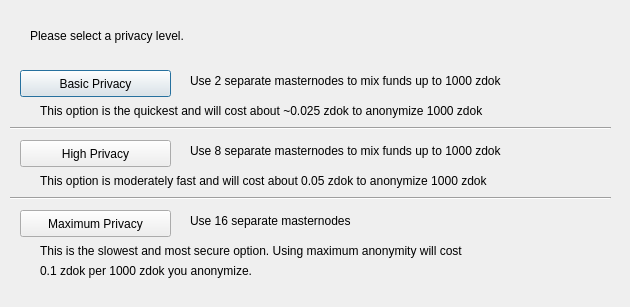
<?xml version="1.0" encoding="UTF-8"?>
<ui version="4.0">
 <class>DarksendConfig</class>
 <widget class="QDialog" name="DarksendConfig">
  <property name="geometry">
   <rect>
    <x>0</x>
    <y>0</y>
    <width>630</width>
    <height>307</height>
   </rect>
  </property>
  <property name="windowTitle">
   <string>Configure PrivateSend</string>
  </property>
  <widget class="QPushButton" name="buttonBasic">
   <property name="geometry">
    <rect>
     <x>20</x>
     <y>70</y>
     <width>151</width>
     <height>27</height>
    </rect>
   </property>
   <property name="text">
    <string>Basic Privacy</string>
   </property>
  </widget>
  <widget class="QPushButton" name="buttonHigh">
   <property name="geometry">
    <rect>
     <x>20</x>
     <y>140</y>
     <width>151</width>
     <height>27</height>
    </rect>
   </property>
   <property name="text">
    <string>High Privacy</string>
   </property>
  </widget>
  <widget class="QPushButton" name="buttonMax">
   <property name="geometry">
    <rect>
     <x>20</x>
     <y>210</y>
     <width>151</width>
     <height>27</height>
    </rect>
   </property>
   <property name="text">
    <string>Maximum Privacy</string>
   </property>
  </widget>
  <widget class="QLabel" name="label">
   <property name="geometry">
    <rect>
     <x>30</x>
     <y>20</y>
     <width>571</width>
     <height>31</height>
    </rect>
   </property>
   <property name="text">
    <string>Please select a privacy level.</string>
   </property>
  </widget>
  <widget class="QLabel" name="label_2">
   <property name="geometry">
    <rect>
     <x>190</x>
     <y>70</y>
     <width>421</width>
     <height>21</height>
    </rect>
   </property>
   <property name="text">
    <string>Use 2 separate masternodes to mix funds up to 1000 zdok</string>
   </property>
  </widget>
  <widget class="QLabel" name="label_3">
   <property name="geometry">
    <rect>
     <x>190</x>
     <y>140</y>
     <width>411</width>
     <height>21</height>
    </rect>
   </property>
   <property name="text">
    <string>Use 8 separate masternodes to mix funds up to 1000 zdok</string>
   </property>
  </widget>
  <widget class="QLabel" name="label_4">
   <property name="geometry">
    <rect>
     <x>190</x>
     <y>210</y>
     <width>421</width>
     <height>21</height>
    </rect>
   </property>
   <property name="text">
    <string>Use 16 separate masternodes</string>
   </property>
  </widget>
  <widget class="QLabel" name="label_6">
   <property name="geometry">
    <rect>
     <x>40</x>
     <y>100</y>
     <width>561</width>
     <height>21</height>
    </rect>
   </property>
   <property name="text">
    <string>This option is the quickest and will cost about ~0.025 zdok to anonymize 1000 zdok</string>
   </property>
  </widget>
  <widget class="QLabel" name="label_7">
   <property name="geometry">
    <rect>
     <x>40</x>
     <y>170</y>
     <width>561</width>
     <height>21</height>
    </rect>
   </property>
   <property name="text">
    <string>This option is moderately fast and will cost about 0.05 zdok to anonymize 1000 zdok</string>
   </property>
  </widget>
  <widget class="QLabel" name="label_8">
   <property name="geometry">
    <rect>
     <x>40</x>
     <y>240</y>
     <width>561</width>
     <height>21</height>
    </rect>
   </property>
   <property name="text">
    <string>This is the slowest and most secure option. Using maximum anonymity will cost</string>
   </property>
  </widget>
  <widget class="QLabel" name="label_9">
   <property name="geometry">
    <rect>
     <x>40</x>
     <y>260</y>
     <width>561</width>
     <height>21</height>
    </rect>
   </property>
   <property name="text">
    <string>0.1 zdok per 1000 zdok you anonymize.</string>
   </property>
  </widget>
  <widget class="Line" name="line">
   <property name="geometry">
    <rect>
     <x>10</x>
     <y>120</y>
     <width>601</width>
     <height>16</height>
    </rect>
   </property>
   <property name="orientation">
    <enum>Qt::Horizontal</enum>
   </property>
  </widget>
  <widget class="Line" name="line_2">
   <property name="geometry">
    <rect>
     <x>10</x>
     <y>190</y>
     <width>601</width>
     <height>16</height>
    </rect>
   </property>
   <property name="orientation">
    <enum>Qt::Horizontal</enum>
   </property>
  </widget>
 </widget>
 <resources/>
 <connections/>
</ui>
